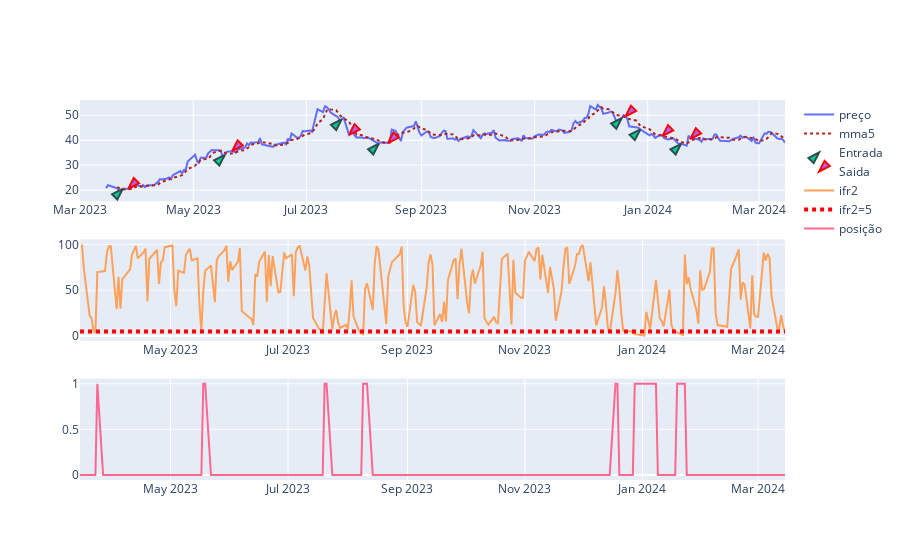

Notebook code cell kept with this figure:
### Code cell
import plotly.graph_objects as go
from plotly.subplots import make_subplots

df['Close '+ativo].rolling(5).mean() 


fig = make_subplots(rows=3, cols=1) #go.Figure()
fig.add_trace(go.Scatter(x = df.index , y = df['Close '+ativo].values , name="preço"),1,1)
fig.add_trace(go.Scatter(x = df.index , y =  df['Close '+ativo].rolling(5).mean(), mode='lines', 
                         line=dict(color='firebrick', width=2, dash='dot'), name="mma5"),1,1)

fig.add_trace(go.Scatter(x = df.loc[entra].index, y = df.loc[entra]['Close '+ativo] , mode='markers' ,name='Entrada',
                             marker=dict(size=12, symbol="arrow", angle=45, line=dict(width=2, color="DarkSlateGrey"))
                         ),1,1)
fig.update_traces(
    marker=dict(size=12, symbol="arrow", angle=45, line=dict(width=2, color="DarkSlateGrey")),
    selector=dict(mode="markers"),
)
fig.add_trace(go.Scatter(x = df.loc[sai].index, y = df.loc[sai]['Close '+ativo] , mode='markers' ,name='Saida',
                         marker=dict(size=12, symbol="arrow", angle=-135, line=dict(width=2, color="red"))
                         ),1,1)
fig.add_trace(go.Scatter(x = df.index , y = IFR[ativo].values , name="ifr2"),2,1)
fig.add_trace(go.Scatter(x = df.index , y = [5]*len(df.index) , name="ifr2=5", mode='lines', 
              line=dict(color='red', width=4, dash='dot')),2,1)

fig.add_trace(go.Scatter(x =posicao.index , y = posicao['pos'] , mode='lines', name="posição"),3,1)


fig.show()

### Figure 1 — Plotly figure (JSON) as saved in the notebook; plotly's stock layout.template omitted (floating-point values rounded to 4 significant figures; data arrays with more than 128 entries replaced by an {"elided": "..."} marker saying what was removed)
{"data": [{"name": "preço", "type": "scatter", "x": {"elided": "250 str values"}, "xaxis": "x", "y": {"elided": "250 float values"}, "yaxis": "y"}, {"line": {"color": "firebrick", "dash": "dot", "width": 2}, "mode": "lines", "name": "mma5", "type": "scatter", "x": {"elided": "250 str values"}, "xaxis": "x", "y": {"elided": "250 float values"}, "yaxis": "y"}, {"marker": {"angle": 45, "line": {"color": "DarkSlateGrey", "width": 2}, "size": 12, "symbol": "arrow"}, "mode": "markers", "name": "Entrada", "type": "scatter", "x": ["2023-03-24T00:00:00", "2023-05-18T00:00:00", "2023-07-20T00:00:00", "2023-08-09T00:00:00", "2023-12-18T00:00:00", "2023-12-28T00:00:00", "2024-01-19T00:00:00"], "xaxis": "x", "y": [20.55, 34.11, 48.33, 38.57, 48.83, 44.3, 38.55], "yaxis": "y"}, {"marker": {"angle": -135, "line": {"color": "red", "width": 2}, "size": 12, "symbol": "arrow"}, "mode": "markers", "name": "Saida", "type": "scatter", "x": ["2023-03-27T00:00:00", "2023-05-22T00:00:00", "2023-07-24T00:00:00", "2023-08-14T00:00:00", "2023-12-20T00:00:00", "2024-01-09T00:00:00", "2024-01-24T00:00:00"], "xaxis": "x", "y": [20.58, 35.67, 42.15, 38.86, 49.55, 41.74, 40.55], "yaxis": "y"}, {"name": "ifr2", "type": "scatter", "x": {"elided": "250 str values"}, "xaxis": "x2", "y": {"elided": "250 float values"}, "yaxis": "y2"}, {"line": {"color": "red", "dash": "dot", "width": 4}, "mode": "lines", "name": "ifr2=5", "type": "scatter", "x": {"elided": "250 str values"}, "xaxis": "x2", "y": {"elided": "250 int values"}, "yaxis": "y2"}, {"mode": "lines", "name": "posição", "type": "scatter", "x": {"elided": "250 str values"}, "xaxis": "x3", "y": {"elided": "250 int values"}, "yaxis": "y3"}], "layout": {"xaxis": {"anchor": "y", "domain": [0, 1]}, "xaxis2": {"anchor": "y2", "domain": [0, 1]}, "xaxis3": {"anchor": "y3", "domain": [0, 1]}, "yaxis": {"anchor": "x", "domain": [0.7333, 1]}, "yaxis2": {"anchor": "x2", "domain": [0.3667, 0.6333]}, "yaxis3": {"anchor": "x3", "domain": [0, 0.2667]}}}
